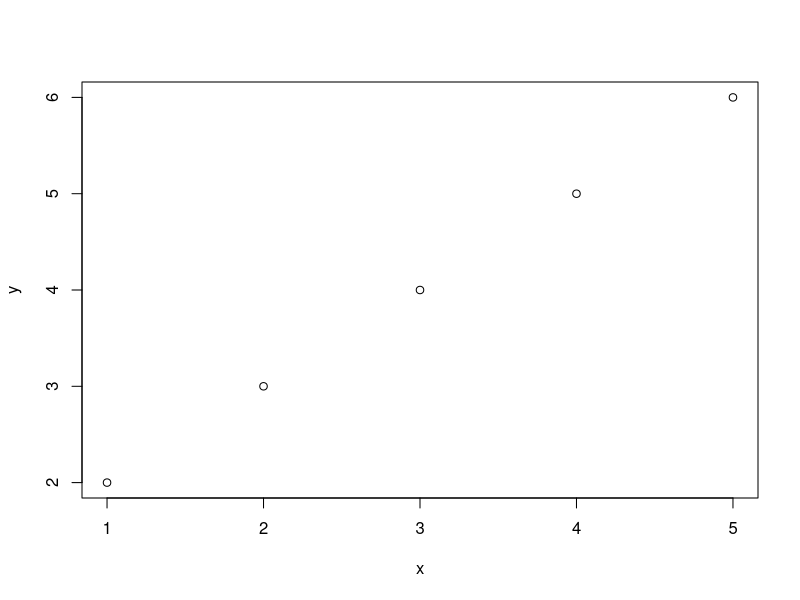
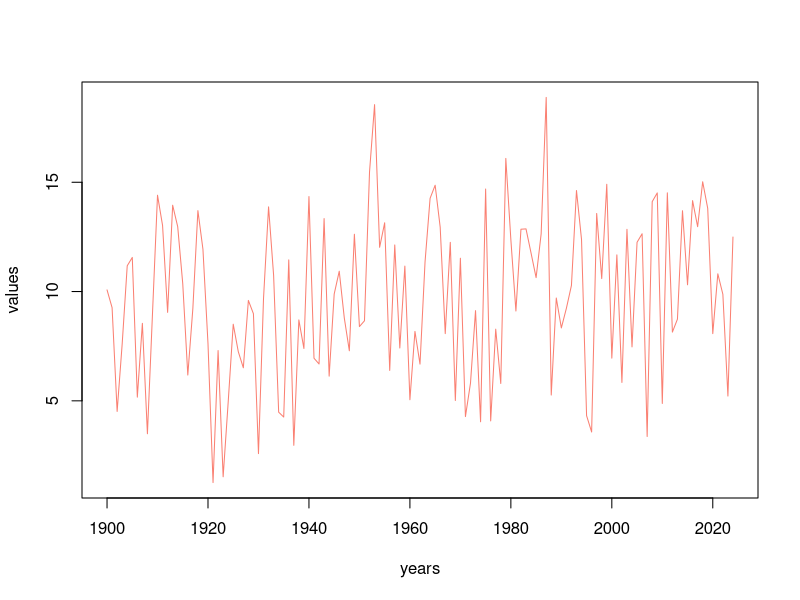
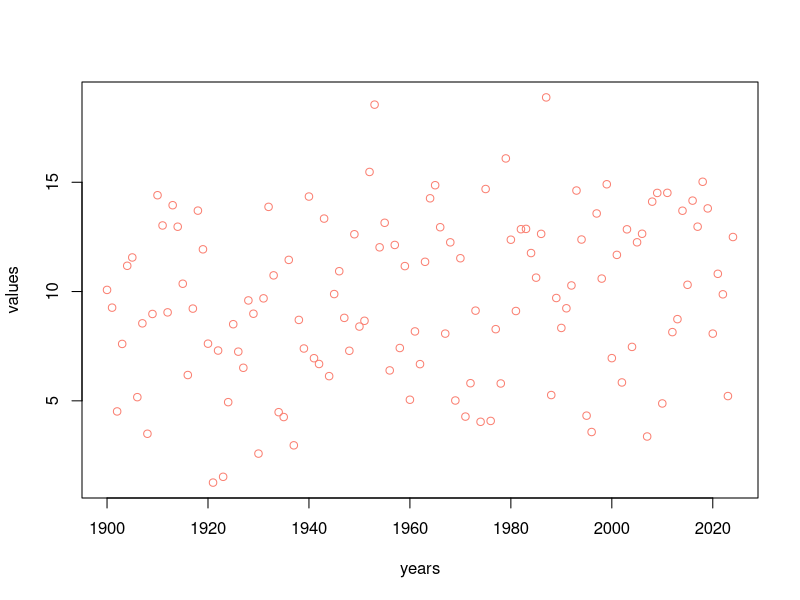
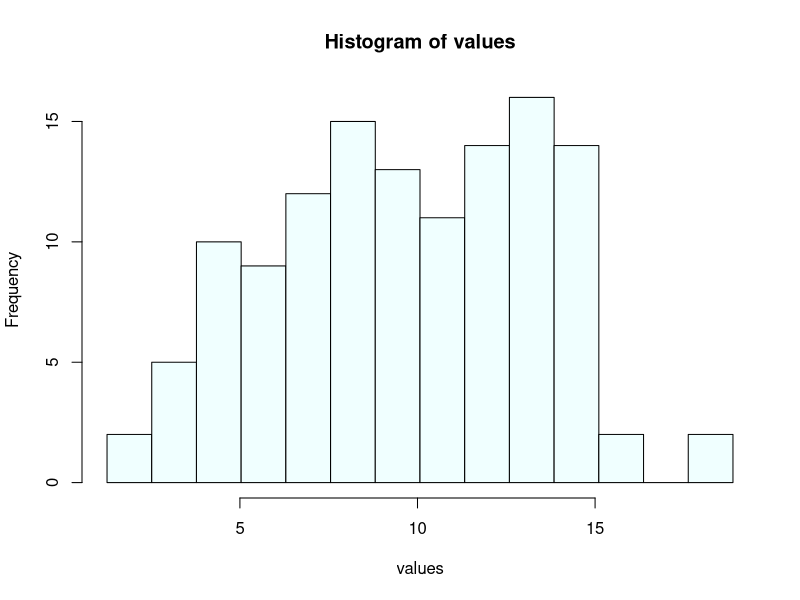
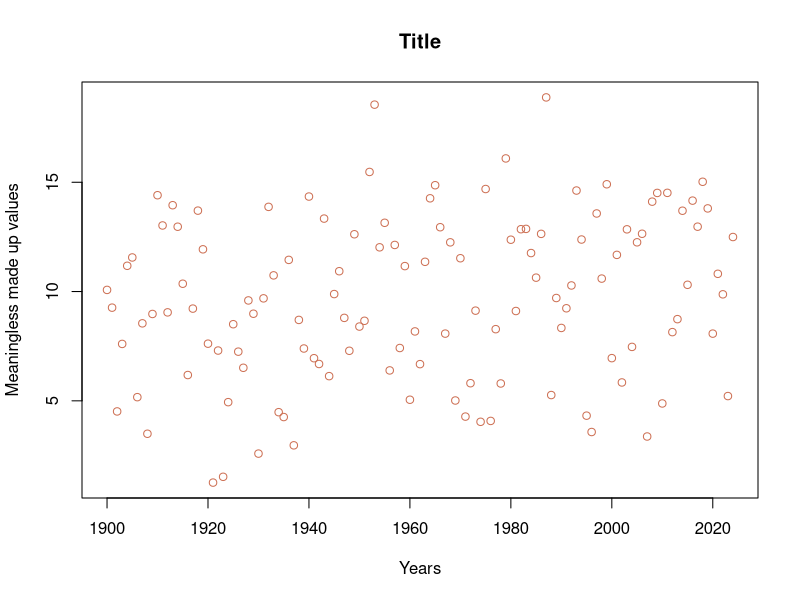

Write the R code that produced these figures, in order.
## ---- chunk 1
knitr::opts_chunk$set(echo = TRUE)
## ---- chunk 2
2 + 2
## ---- chunk 3
c(1:4, -10:-14) # combines 1 to 4 and -10 to -14

## ---- chunk 4
3:10
## ---- chunk 5
rep(c(1:4, -10:-14), times = 3)

rep(pi, times =)
## ---- chunk 6
v1 <- rep(c("abe", "bello"), each = 5)
v2 <- rep(c("abe", "bello"), times = 5)
v1
v2
## ---- chunk 7
v3 <- rep(1:52, length.out = 100)
v3
v4 <- rep(1:50, length.out = 100)
v4
## ---- chunk 8
seq(from = 0, to = 100, by = 1)
seq(from = 0, to = 1, by = 0.01)
seq(from = 0, to = 1, length.out = 11)
## ---- chunk 9
x <- c(1, 2, 3, 4, 5)
2*x
x+2
x^2
## ---- chunk 10
sum(x)
mean(x)
max(x)
min(x)
## ---- chunk 11
y <- c(2, 3, 4, 5, 6)
plot(x, y)

years <- 1900:2024
set.seed(10)
values <- rnorm(n = length(years), mean = 10, sd = 4)
plot(x = years, y = values, col = "salmon", type = "l")
plot(x = years, y = values, col = "salmon")
## ---- chunk 12
hist(values, col="azure", breaks = seq(from = min(values), 
                                       to = max(values), 
                                       length.out = 15))
## ---- chunk 13
plot(x = years,
     y = values,
     col = "salmon3",
     xlab = "Years",
     ylab = "Meaningless made up values",
     main = "Title")
## ---- chunk 14
values[1:5]
values[10]
values[seq(from = 1, to = length(values), by = 2)]

## ---- chunk 15
which.max(values) # location of max val
which.min(values) # location of min val 
## ---- chunk 16
values[values > 15 | values < 5]
values > 10
values[!(values > 5)] # will give you all values !(>5)
## ---- chunk 17
head(rivers, n = 10)
head(sort(rivers), n = 10)
head(sort(rivers, decreasing = TRUE), n=10)
head(sort(rivers, decreasing = FALSE, n=10))
## ---- chunk 18
exam_scores <- c(92, 70, 30, 42, 99, 88, 72, NA, 13)
exam_scores > 75
# mean(exam_scores) -> returns NA since can't take mean of vector which has NA
length(exam_scores)
mean(exam_scores, na.rm = TRUE)
